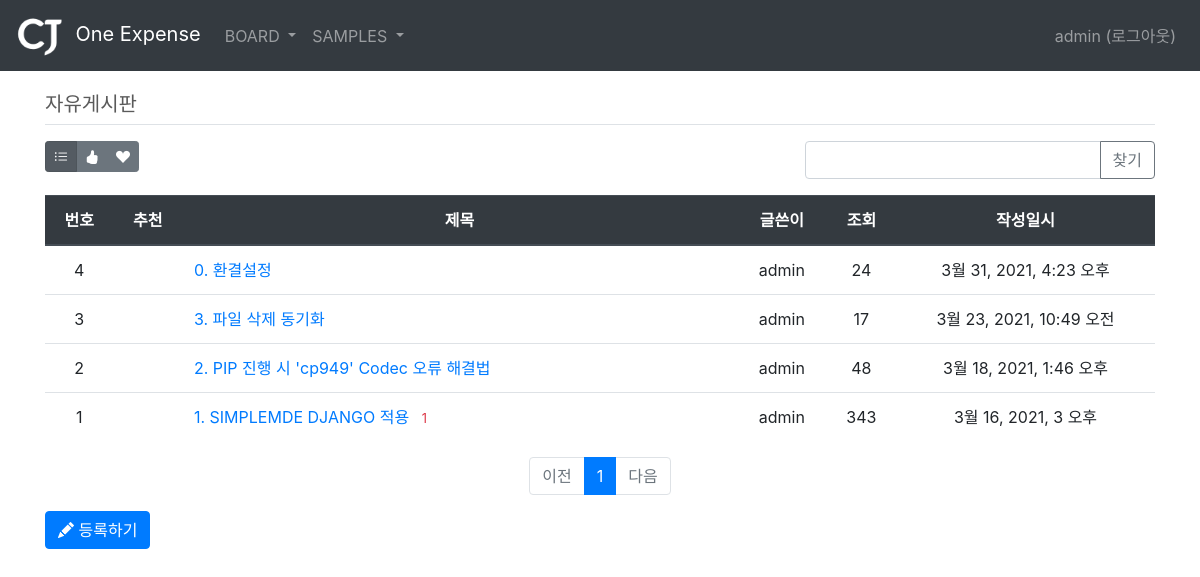
Before: /board/board/2/ (signed in) with the older database file.
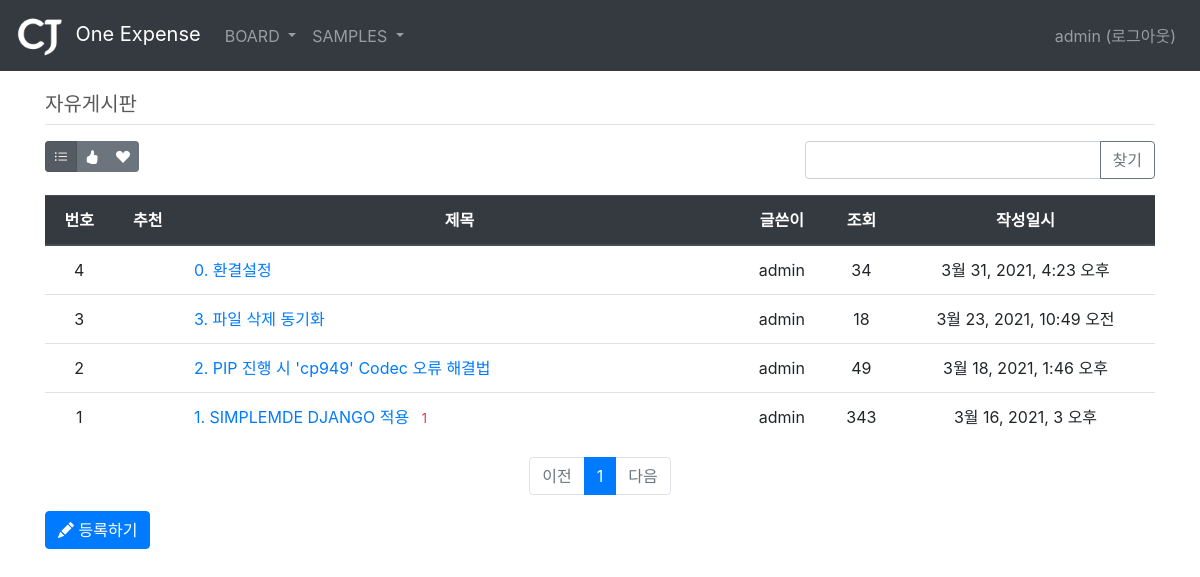
After: the same page with the newer database file.
### board/models.py (models this page shows, shortened)
class Board(models.Model):
    menu = models.ForeignKey(Menu, on_delete=models.CASCADE, related_name='menu_board')
    author = models.ForeignKey(User, on_delete=models.CASCADE, related_name='author_board')
    subject = models.CharField(max_length=200)
    content = models.TextField()
    hit_count = models.IntegerField(default=0)
    create_date = models.DateTimeField()
    modify_date = models.DateTimeField(null=True, blank=True)
    voter = models.ManyToManyField(User, related_name='voter_board')

### board/views/base_views.py (the view, shortened to what this page needs)
# urls.py: path('board/<int:menu_id>/', base_views.list, name='list'),
@login_required(login_url='common:login')
def list(request, menu_id):
    page = request.GET.get('page', '1')  # 페이지
    kw = request.GET.get('kw', '')  # 검색어
    so = request.GET.get('so', 'recent')  # 정렬기준
    if so == 'recommend':
        board_list = Board.objects.filter(menu=menu_id).annotate(num_voter=Count('voter')).order_by('-num_voter', '-create_date')
    elif so == 'popular':
        board_list = Board.objects.filter(menu=menu_id).annotate(num_reply=Count('reply')).order_by('-num_reply', '-create_date')
    else:  # recent
        board_list = Board.objects.filter(menu=menu_id).order_by('-create_date')
    paginator = Paginator(board_list, 10)  # 페이지당 10개씩 보여주기
    page_obj = paginator.get_page(page)
    menu = Menu.objects.get(id=menu_id)
    context = {'board_list': page_obj, 'page': page, 'kw': kw, 'so': so, 'menu': menu}
    return render(request, 'board/board_list.html', context)

### board/templatetags/board_filter.py (called while the page is built)
@register.filter
def sub(value, arg):
    return value - arg

### templates/board/board_list.html (shortened to what this page needs)
{% extends 'base.html' %}
{% load board_filter %}
{% block content %}
<div class="container my-3" style="padding-top:20px">
    <h5 class="border-bottom py-2">{{ menu.title }}</h5>
    <div class="row justify-content-between my-3">
        <div class="col-2">
            <div class="btn-group" role="group">
                <button type="button" class="btn btn-sm btn-secondary so {% if so == 'recent' %}active{% endif %}" data-so="recent"  data-original-title="최신순">
                    <i class="bi bi-list-ul"></i>
                </button>
                <button type="button" class="btn btn-sm btn-secondary so {% if so == 'recommend' %}active{% endif %}" data-so="recommend" data-original-title="추천순">
                    <i class="bi bi-hand-thumbs-up-fill"></i>
                </button>
                <button type="button" class="btn btn-sm btn-secondary so {% if so == 'popular' %}active{% endif %}" data-so="popular" data-original-title="인기순">
                    <i class="bi bi-suit-heart-fill"></i>
                </button>
            </div>
        </div>
        <div class="col-4 input-group">
            <input type="text" class="form-control kw" value="{{ kw|default_if_none:'' }}">
            <div class="input-group-append">
                <button class="btn btn-outline-secondary" type="button" id="btn_search">찾기</button>
            </div>
        </div>
    </div>
    <table class="table">
        <thead>
        <tr class="text-center thead-dark">
            <th>번호</th>
            <th>추천</th>
            <th style="width:50%">제목</th>
            <th>글쓴이</th>
            <th>조회</th>
            <th>작성일시</th>
        </tr>
        </thead>
        <tbody>
        {% if board_list %}
        {% for board in board_list %}
        <tr class="text-center">
            <td>
                {{ board_list.paginator.count|sub:board_list.start_index|sub:forloop.counter0|add:1 }}
            </td>
            <td>
            </td>
            <td class="text-left">
                <a href="{% url 'board:detail' board.id %}">{{ board.subject }}</a>
                {% if board.reply_set.count > 0 %}
                <span class="text-danger small ml-2">{{ board.reply_set.count }}</span>
                {% endif %}
            </td>
            <td>{{ board.author.username }}</td>
            <td>{{ board.hit_count }}</td>
            <td>{{ board.create_date }}</td>
        </tr>
        {% endfor %}
        {% else %}
        <tr>
            <td colspan="3">게시물이 없습니다.</td>
        </tr>
        {% endif %}
        </tbody>
    </table>
    <ul class="pagination justify-content-center">
        {% if board_list.has_previous %}
        <li class="page-item">
           <a class="page-link" data-page="{{ board_list.previous_page_number }}" href="#">이전</a>
        </li>
        {% else %}
        <li class="page-item disabled">
            <a class="page-link" tabindex="-1" aria-disabled="true" href="#">이전</a>
        </li>
        {% endif %}
        {% for page_number in board_list.paginator.page_range %}
            {% if page_number >= board_list.number|add:-5 and page_number <= board_list.number|add:5 %}
                {% if page_number == board_list.number %}
                <li class="page-item active" aria-current="page">
                    <a class="page-link" data-page="{{ page_number }}" href="#">{{ page_number }}</a>
                </li>
                {% else %}
                <li class="page-item">
                    <a class="page-link" data-page="{{ page_number }}" href="#">{{ page_number }}</a>
                </li>
                {% endif %}
            {% endif %}
        {% endfor %}
        {% if board_list.has_next %}
        <li class="page-item">
            <a class="page-link" data-page="{{ board_list.next_page_number }}" href="#">다음</a>
        </li>
        {% else %}
        <li class="page-item disabled">
            <a class="page-link" tabindex="-1" aria-disabled="true" href="#">다음</a>
        </li>
        {% endif %}
    </ul>
    <a href="{% url 'board:board_create' menu.id %}" class="btn btn-primary"><i class="bi bi-pencil-fill"></i> 등록하기</a>
</div>
{% endblock %}

Changed rows visible on the page:
changed Board "0. 환결설정": hit_count "24" → "34"
changed Board "3. 파일 삭제 동기화": hit_count "17" → "18"
changed Board "2. PIP 진행 시 'cp949' Codec 오류 해결법": hit_count "48" → "49"
